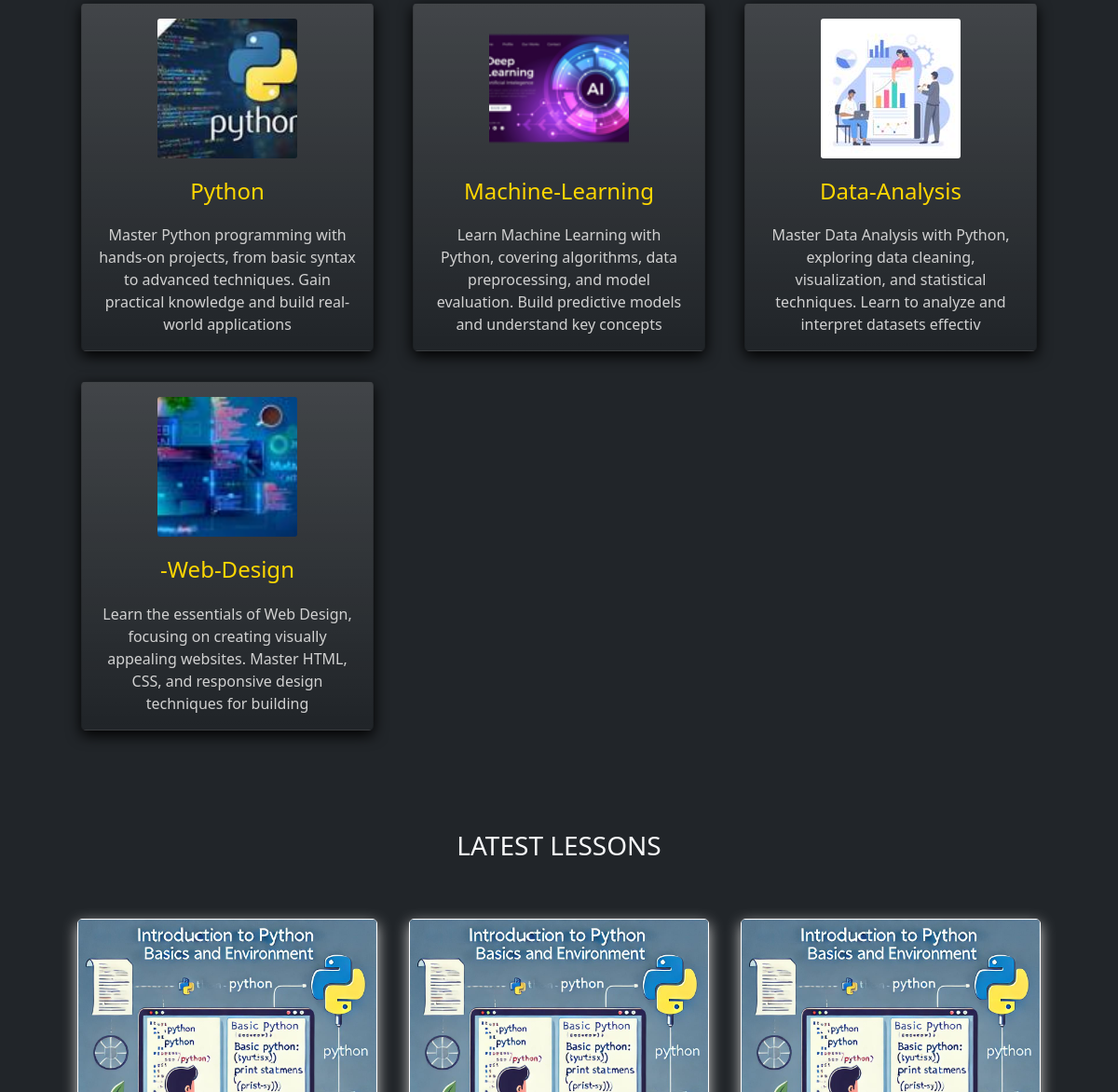
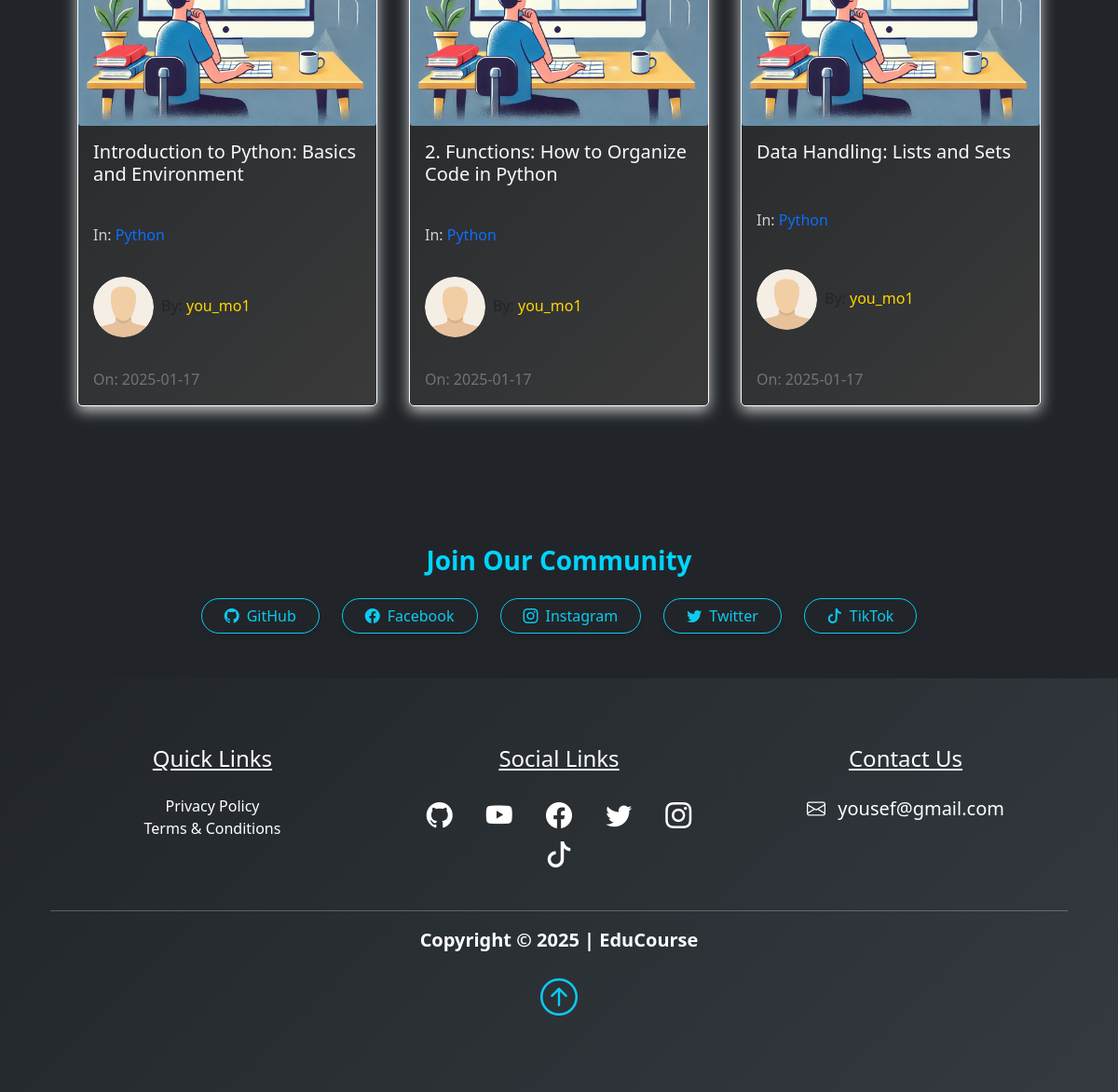
Page /home (lower part) on the earlier database version (2 pictures, top to bottom).
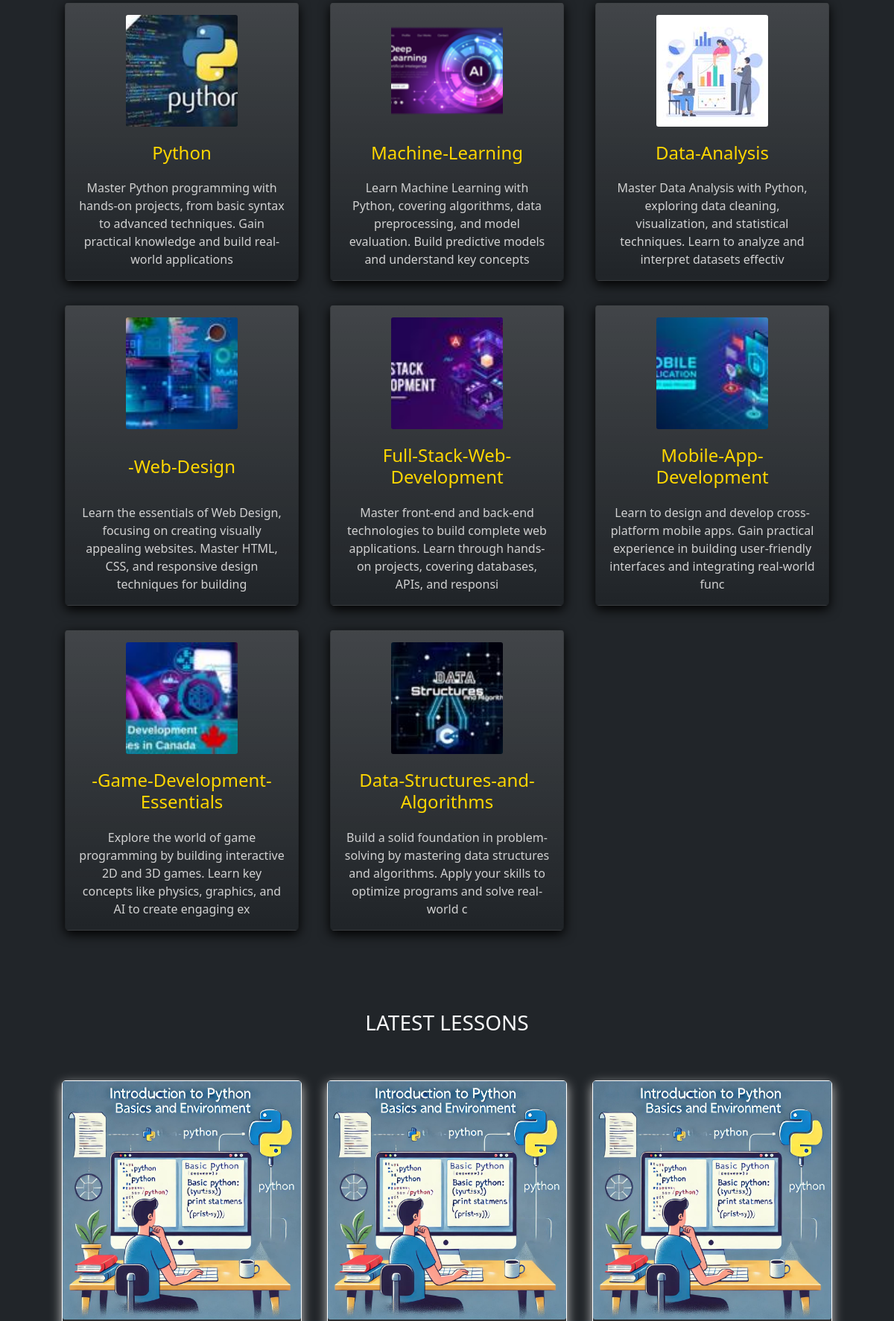
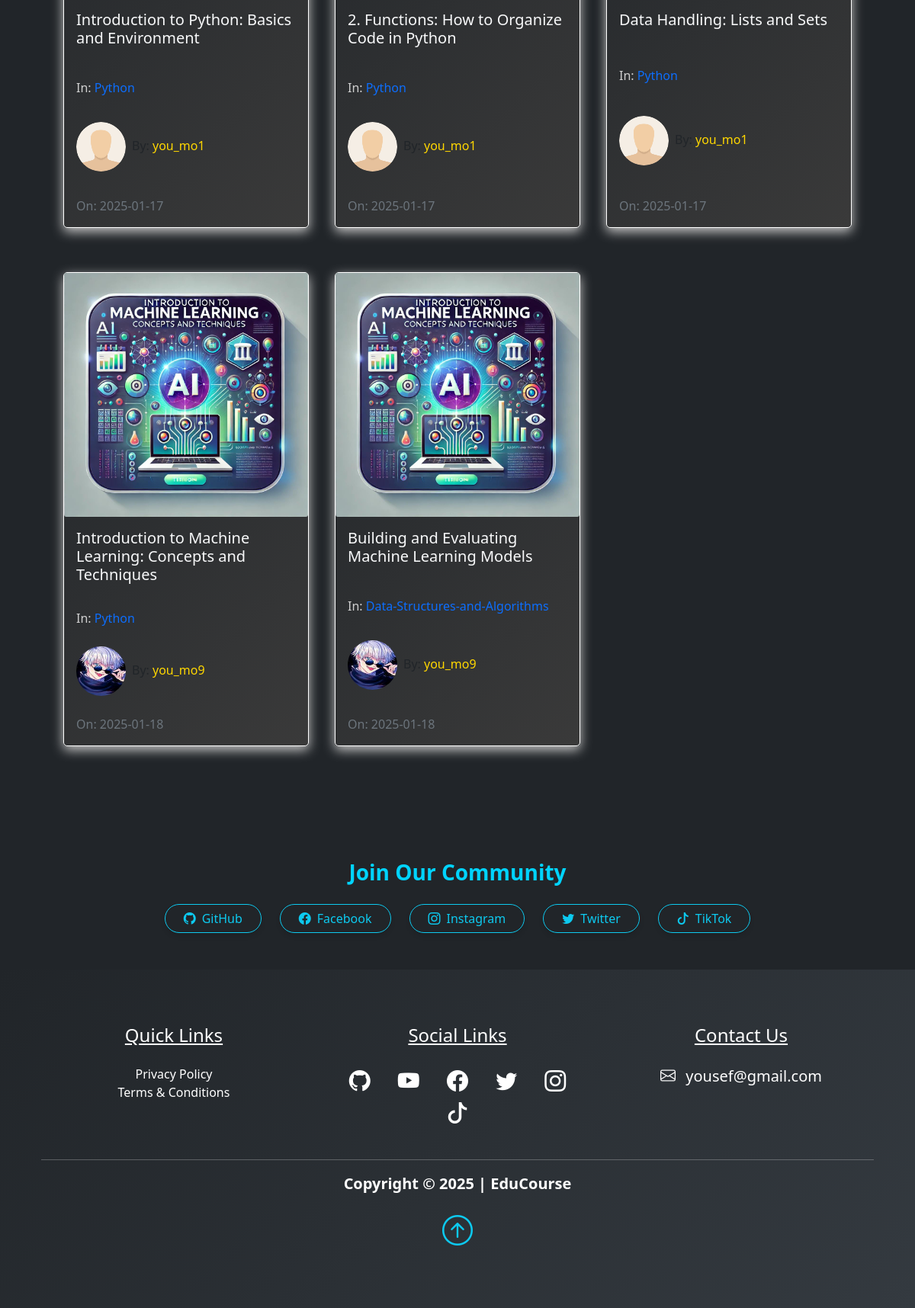
Same page on the later database version (2 pictures, top to bottom).
### pythonic/models.py (models this page shows, shortened)
class Course(db.Model):
    id = db.Column(db.Integer, primary_key=True)
    title = db.Column(db.String(50), unique=True, nullable=False)
    description = db.Column(db.String(150), nullable=False)
    icon = db.Column(db.String(20), nullable=False, default="default_icon.jpg")
    lessons = db.relationship("Lesson", backref="course_name", lazy=True)

class Lesson(db.Model):
    id = db.Column(db.Integer, primary_key=True)
    title = db.Column(db.String(100), nullable=False)
    date_posted = db.Column(db.DateTime, nullable=False, default=lambda: datetime.now(timezone.utc))
    content = db.Column(db.Text, nullable=False)
    thumbnail = db.Column(db.String(20), nullable=False, default="default_thumbnail.jpg")
    slug = db.Column(db.String(100), nullable=False)
    user_id = db.Column(db.Integer, db.ForeignKey("user.id"), nullable=False)
    course_id = db.Column(db.Integer, db.ForeignKey("course.id"), nullable=False)
    video = db.Column(db.String(100), nullable=True)  # For uploaded videos

class User(db.Model, UserMixin):
    id = db.Column(db.Integer, primary_key=True)
    fname = db.Column(db.String(25), nullable=False)
    lname = db.Column(db.String(25), nullable=False)
    username = db.Column(db.String(25), unique=True, nullable=False)
    email = db.Column(db.String(125), unique=True, nullable=False)
    image_file = db.Column(db.String(20), nullable=False, default="default.png")
    bio = db.Column(db.Text, nullable=True)
    password = db.Column(db.String(60), nullable=False)
    lessons = db.relationship("Lesson", backref="author", lazy=True)

### pythonic/routes.py (the view)
@app.route("/")
@app.route("/home")
def home():
    lessons = Lesson.query.all()
    courses = Course.query.all()
    return render_template("home.html", lessons=lessons, courses=courses)

### pythonic/templates/home.html (shortened to what the changed rows need)
{% extends "layout.html"%}
{% block content%}
<section class="bg-dark">
    <div class="container p-5">
        <div class="row">
            {% for course in courses %}
            <div class="col-sm-12 col-md-6 col-lg-4 p-3 d-flex align-items-stretch">
                <a href="{{url_for('course', course_title=course.title)}}" class="text-decoration-none">
                    <div class="card bg-gradient text-light h-100" style="background: linear-gradient(135deg, #212529, #3a3a3a);">
                        <div class="card-body text-center d-flex flex-column justify-content-between" style="min-height: 300px;">
                            <img
                                src="{{url_for('static', filename='course_icons/'+course.icon)}}"
                                alt="Course Image"
                                class="card-img mb-3 mx-auto"
                                style="width: 150px; height: 150px; object-fit: cover;">
                            <h4 class="card-title mb-3" style="color: #FFD700;">
                                {{course.title}}
                            </h4>
                            <p class="card-text" style="color: #d1d1d1;">
                                {{course.description}}
                            </p>
                        </div>
                    </div>
                </a>
            </div>
            {% endfor %}
        </div>
    </div>
</section>
<section class="bg-dark">
    <div class="container p-5">
        <div class="row">
            {% for lesson in lessons %}
            <div class="col-sm-12 col-md-6 col-lg-4 pb-5 d-flex align-items-stretch">
                <div class="card lesson" style="background: linear-gradient(135deg, #212529, #3a3a3a);">
                    <img src="{{url_for('static', filename='lesson_thumbnails/'+lesson.thumbnail)}}" class="card-img">
                    <div class="card-body d-flex flex-column justify-content-between" style="min-height: 300px;">
                        <h5 class="card-title" style="color: #FFD700;">
                            <a class="text-decoration-none text-light"
                                href="{{url_for('lesson', lesson_slug=lesson.slug, course=lesson.course_name.title)}}">{{lesson.title}}</a>
                        </h5>
                        <p class="card-text mb-0" style="color: #d1d1d1;">In:
                            <a class="text-decoration-none" >{{lesson.course_name.title}}</a>
                        </p>
                        <span><img class="article-img rounded-circle"
                                src="{{url_for('static', filename='user_pics/'+lesson.author.image_file)}}" alt="">By:
                            <a class="link" style="color: #FFD700;">{{lesson.author.username}}</a></span>
                        <span class="text-muted">On: {{lesson.date_posted.strftime('%Y-%m-%d')}}</span>
                    </div>
                </div>
            </div>
            {% endfor %}
        </div>
    </div>
</section>
{% endblock content%}

Differences in the rows shown:
added Course: icon (picture), title "Full-Stack-Web-Development", description "Master front-end and back-end technologies to build complete web applications. Learn through hands-on projects, covering databases, APIs, and responsi"
added Course: icon (picture), title "Mobile-App-Development", description "Learn to design and develop cross-platform mobile apps. Gain practical experience in building user-friendly interfaces and integrating real-world func"
added Course: icon (picture), title "-Game-Development-Essentials", description "Explore the world of game programming by building interactive 2D and 3D games. Learn key concepts like physics, graphics, and AI to create engaging ex"
added Course: icon (picture), title "Data-Structures-and-Algorithms", description "Build a solid foundation in problem-solving by mastering data structures and algorithms. Apply your skills to optimize programs and solve real-world c"
added Lesson: thumbnail (picture), title "Introduction to Machine Learning: Concepts and Techniques", course_name "Python", image_file (picture), author.username "you_mo9", date_posted "2025-01-18"
added Lesson: thumbnail (picture), title "Building and Evaluating Machine Learning Models", course_name "Data-Structures-and-Algorithms", image_file (picture), author.username "you_mo9", date_posted "2025-01-18"
